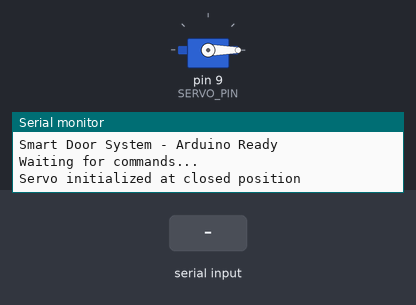
Recording of a sketch running on a simulated Arduino Uno, built with avr-gcc and run on an emulated ATmega328P. Parts: servo, the last lines printed to the serial monitor. The test bench sets the inputs (shaded band).

Above: at 2.2 s.
2.3 s: "OPEN\n" received over Serial
At 3.2 s:
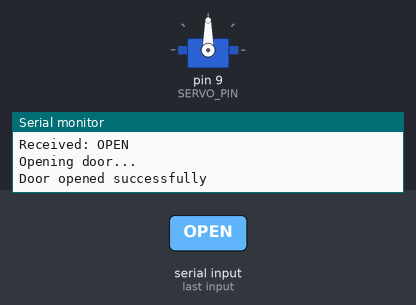
3.8 s: "CLOSE\n" received over Serial
At 4.4 s:
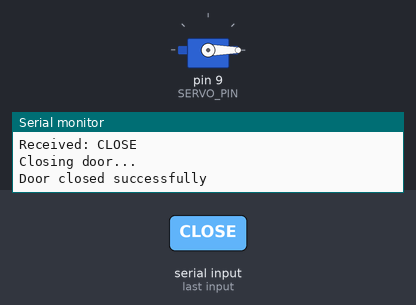
Timing chart, 0 to 6.8 s (numbered marks = the images above; inputs shaded):
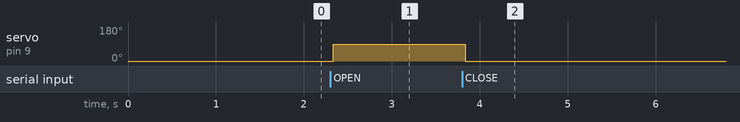

Measured:
- after the input at 2.3 s, servo on pin 9 (SERVO_PIN): 0° → 90° at once
- after the input at 3.8 s, servo on pin 9 (SERVO_PIN): 90° → 0° at once

The sketch:

smart_door_arduino.ino
```cpp
#include <Servo.h>

// Create servo object
Servo doorServo;

// Pin definitions
const int SERVO_PIN = 9;        // Servo motor pin

// Servo positions
const int DOOR_CLOSED_ANGLE = 0;    // Door closed position
const int DOOR_OPEN_ANGLE = 90;     // Door open position

// Variables
bool doorOpen = false;
String command = "";

void setup() {
  // Initialize serial communication
  Serial.begin(9600);

  // Small delay for stability
  delay(500);

  // Attach servo to pin
  doorServo.attach(SERVO_PIN);

  // Initialize door to closed position
  doorServo.write(DOOR_CLOSED_ANGLE);
  delay(500);  // Wait for servo to move

  Serial.println("Smart Door System - Arduino Ready");
  Serial.println("Waiting for commands...");
  Serial.println("Servo initialized at closed position");
}

void loop() {
  // Check for incoming serial commands
  if (Serial.available() > 0) {
    command = Serial.readStringUntil('\n');
    command.trim();  // Remove whitespace

    // Echo received command for debugging
    Serial.println("Received: " + command);

    if (command == "OPEN") {
      openDoor();
    }
    else if (command == "CLOSE") {
      closeDoor();
    }
    else if (command.length() > 0) {
      Serial.println("Unknown command: " + command);
    }

    // Flush any remaining serial data
    while(Serial.available() > 0) {
      Serial.read();
    }
  }

  delay(50);  // Slightly longer delay for stability
}

void openDoor() {
  if (!doorOpen) {
    Serial.println("Opening door...");

    // Move servo to open position smoothly
    doorServo.write(DOOR_OPEN_ANGLE);
    delay(500);  // Wait for movement to complete

    doorOpen = true;
    Serial.println("Door opened successfully");
  }
  else {
    Serial.println("Door is already open");
  }
}

void closeDoor() {
  if (doorOpen) {
    Serial.println("Closing door...");

    // Move servo to closed position smoothly
    doorServo.write(DOOR_CLOSED_ANGLE);
    delay(500);  // Wait for movement to complete

    doorOpen = false;
    Serial.println("Door closed successfully");
  }
  else {
    Serial.println("Door is already closed");
  }
}

// Function to manually test servo movement
void testServo() {
  Serial.println("Testing servo movement...");

  // Open
  doorServo.write(DOOR_OPEN_ANGLE);
  delay(1000);

  // Close
  doorServo.write(DOOR_CLOSED_ANGLE);
  delay(1000);

  Serial.println("Servo test completed");
}
```
